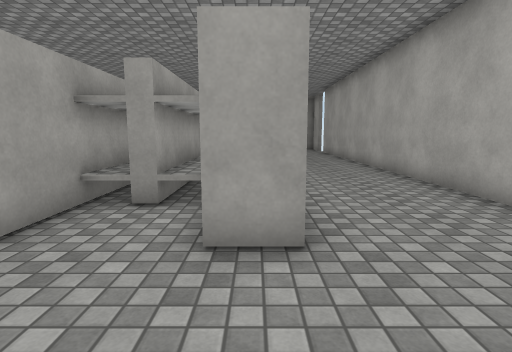
View 1 (above)

16 first-person views from a walk through a 3-D level made in the Unity game engine. The camera is 1.3 m above the floor, tilts 8° down and sees 80° across. The floor is counted in squares, 1 m on a side. Each view is taken from the middle of a square. On the plan, view 1 faces up. The plan holds only what a view shows up to about 14 squares ahead; the rest is blank. The place goes on beyond the plan. The player is left out. Surface patterns are stand-ins for the level's own textures.

View 2
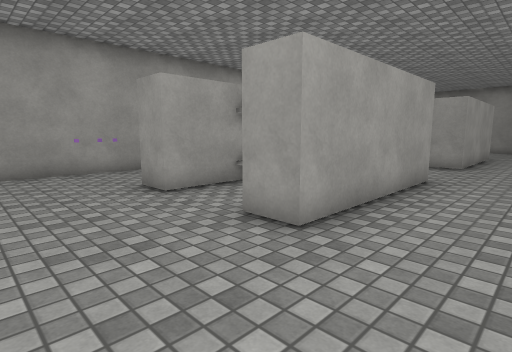

View 3
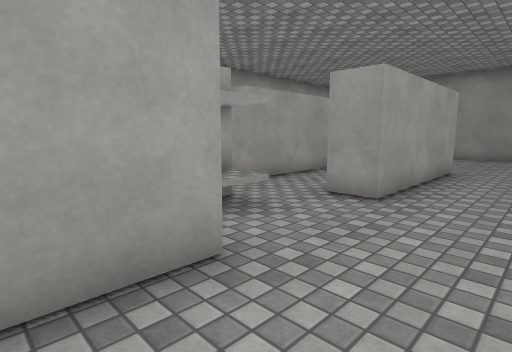

View 4
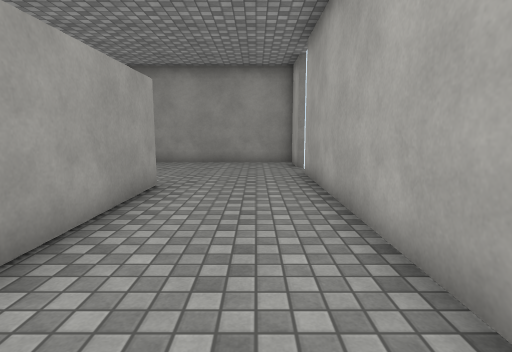

View 5
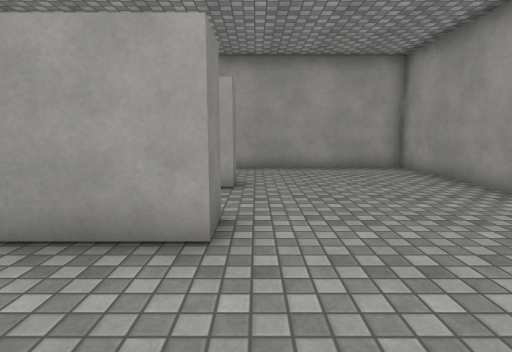

View 6
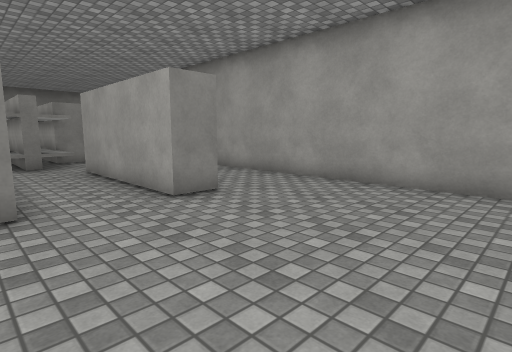

View 7
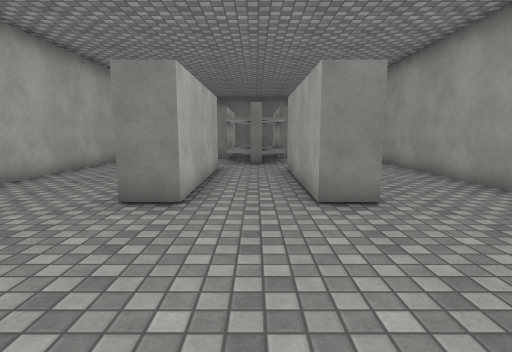

View 8
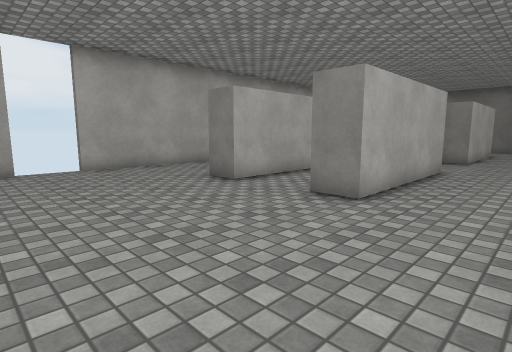

View 9
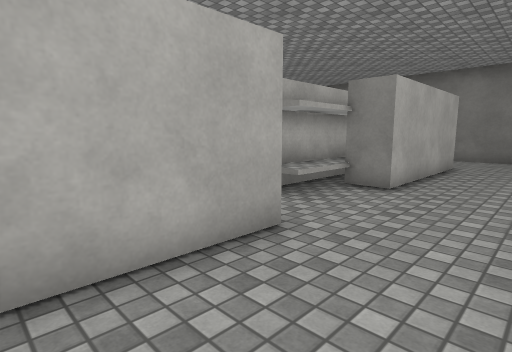

View 10
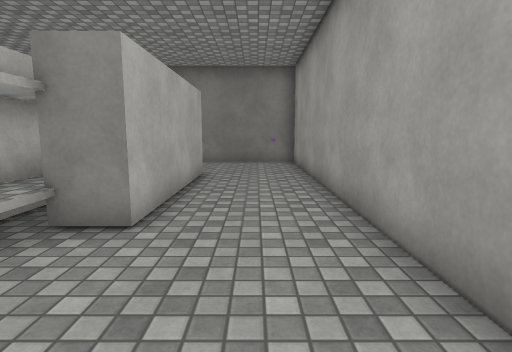

View 11
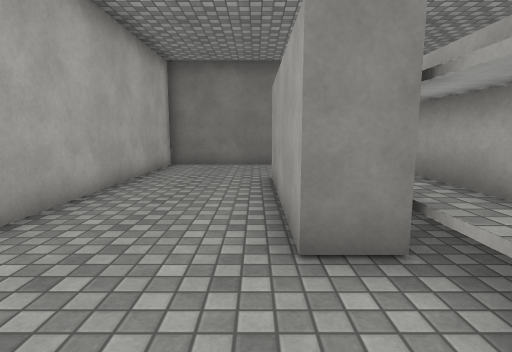

View 12
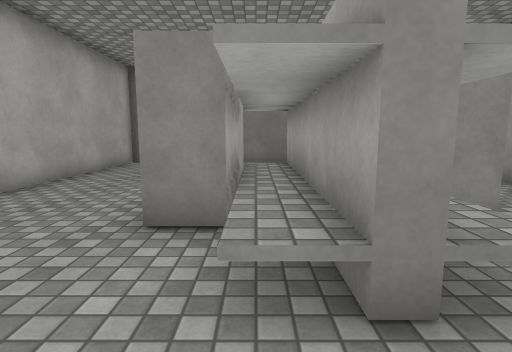

View 13
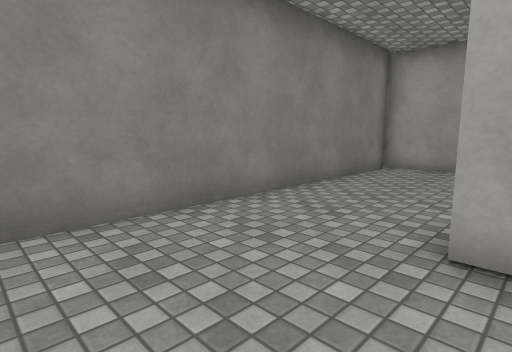

View 14
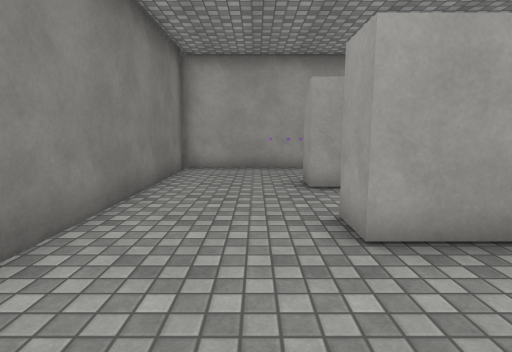

View 15
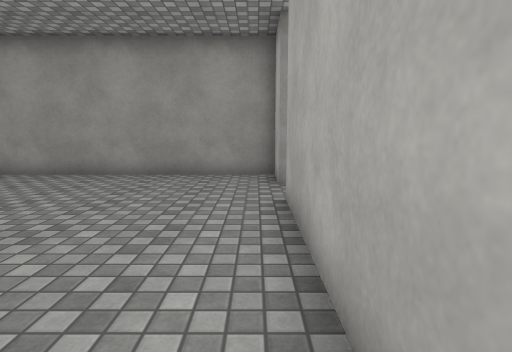

View 16
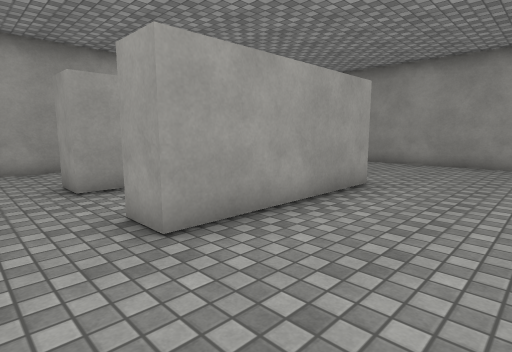

### Floor plan
Points are (right, up) in squares from view 1. A wall is a line through its corners. A room is listed if a view was taken in it or the views show most of it. See-through windows are left out.
Room 1 (views 1, 2, 3, 4, 5, 6, 7, 8, 9, 10, 11, 12, 13, 14, 15, 16)
walls: (-0.6, 12.8) (-0.6, 18.5) (0.5, 18.5) (0.5, 12.8) (-0.6, 12.8); (-3.1, 12.8) (-4.3, 12.8) (-4.3, 18.5) (-3.1, 18.5) (-3.1, 12.8); (-0.6, 9) (0.5, 9) (0.5, 3.3) (-0.6, 3.3) (-0.6, 5.4); (-3.1, 5.5) (-3.1, 3.3) (-4.3, 3.3) (-4.3, 9) (-3.4, 9); (4.6, 22.6) (4.6, 24.5) (-7.7, 24.5) (-7.7, -0.8) (4.6, -0.8) (4.6, 20.9)
ways out: gap at (5, 21); gap at (5, 23)
objects: shelf (-3, 6) to (-1, 11)

Positions as (right, up) in squares from view 1, and headings:
1: (0, 0), facing up
2: (3, 0), facing up-left
3: (3, 7), facing up-left
4: (3, 11), facing up
5: (4, 19), facing left
6: (0, 24), facing down-left
7: (-2, 24), facing down
8: (-7, 24), facing down-right
9: (-7, 16), facing down-right
10: (-6, 13), facing down
11: (1, 12), facing down
12: (-1, 13), facing down
13: (4, 4), facing down-left
14: (4, 2), facing left
15: (4, 15), facing up
16: (4, 11), facing up-left
